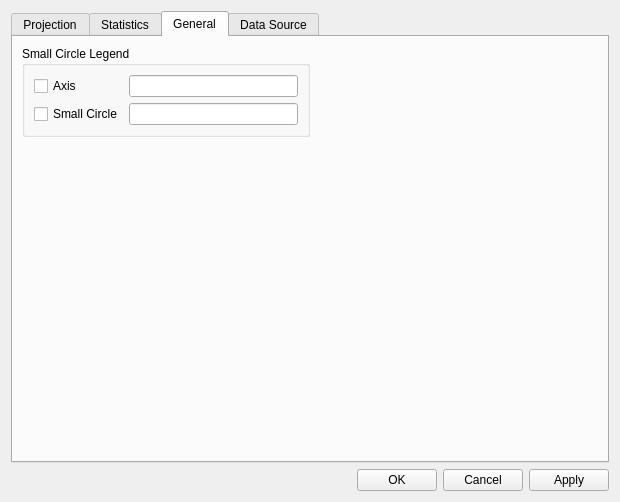
<?xml version="1.0" encoding="UTF-8"?>
<ui version="4.0">
 <class>Dialog</class>
 <widget class="QDialog" name="Dialog">
  <property name="geometry">
   <rect>
    <x>0</x>
    <y>0</y>
    <width>620</width>
    <height>502</height>
   </rect>
  </property>
  <property name="windowTitle">
   <string>Dialog</string>
  </property>
  <layout class="QVBoxLayout" name="verticalLayout_2">
   <item>
    <widget class="QTabWidget" name="tabWidget">
     <property name="sizePolicy">
      <sizepolicy hsizetype="Expanding" vsizetype="Expanding">
       <horstretch>0</horstretch>
       <verstretch>0</verstretch>
      </sizepolicy>
     </property>
     <property name="locale">
      <locale language="English" country="UnitedStates"/>
     </property>
     <property name="currentIndex">
      <number>2</number>
     </property>
     <widget class="QWidget" name="tab">
      <attribute name="title">
       <string>Projection</string>
      </attribute>
      <layout class="QVBoxLayout" name="verticalLayout_7">
       <item>
        <layout class="QHBoxLayout" name="horizontalLayout_4" stretch="1,1">
         <item>
          <layout class="QVBoxLayout" name="verticalLayout">
           <item>
            <widget class="QGroupBox" name="groupBox">
             <property name="title">
              <string>Axes</string>
             </property>
             <layout class="QHBoxLayout" name="horizontalLayout_2">
              <item>
               <layout class="QGridLayout" name="gridLayout">
                <item row="0" column="1">
                 <widget class="QLabel" name="label_2">
                  <property name="text">
                   <string>Symbol</string>
                  </property>
                 </widget>
                </item>
                <item row="0" column="2">
                 <widget class="QLabel" name="label_3">
                  <property name="text">
                   <string>Size</string>
                  </property>
                 </widget>
                </item>
                <item row="0" column="0">
                 <widget class="QLabel" name="label">
                  <property name="text">
                   <string>Color</string>
                  </property>
                 </widget>
                </item>
                <item row="1" column="0">
                 <widget class="QPushButton" name="prop_color_scaxis_c">
                  <property name="text">
                   <string/>
                  </property>
                 </widget>
                </item>
                <item row="1" column="1">
                 <widget class="QComboBox" name="prop_scaxis_marker">
                  <item>
                   <property name="text">
                    <string extracomment="(circle)">o</string>
                   </property>
                  </item>
                  <item>
                   <property name="text">
                    <string>^</string>
                   </property>
                  </item>
                  <item>
                   <property name="text">
                    <string>v</string>
                   </property>
                  </item>
                  <item>
                   <property name="text">
                    <string>&lt;</string>
                   </property>
                  </item>
                  <item>
                   <property name="text">
                    <string>&gt;</string>
                   </property>
                  </item>
                  <item>
                   <property name="text">
                    <string>s</string>
                   </property>
                  </item>
                  <item>
                   <property name="text">
                    <string>+</string>
                   </property>
                  </item>
                  <item>
                   <property name="text">
                    <string>x</string>
                   </property>
                  </item>
                  <item>
                   <property name="text">
                    <string>D</string>
                   </property>
                  </item>
                  <item>
                   <property name="text">
                    <string>d</string>
                   </property>
                  </item>
                  <item>
                   <property name="text">
                    <string>h</string>
                   </property>
                  </item>
                  <item>
                   <property name="text">
                    <string>H</string>
                   </property>
                  </item>
                  <item>
                   <property name="text">
                    <string>p</string>
                   </property>
                  </item>
                  <item>
                   <property name="text">
                    <string>|</string>
                   </property>
                  </item>
                  <item>
                   <property name="text">
                    <string>_</string>
                   </property>
                  </item>
                  <item>
                   <property name="text">
                    <string>*</string>
                   </property>
                  </item>
                  <item>
                   <property name="text">
                    <string>1</string>
                   </property>
                  </item>
                  <item>
                   <property name="text">
                    <string>2</string>
                   </property>
                  </item>
                  <item>
                   <property name="text">
                    <string>3</string>
                   </property>
                  </item>
                  <item>
                   <property name="text">
                    <string>4</string>
                   </property>
                  </item>
                 </widget>
                </item>
                <item row="1" column="2">
                 <widget class="QDoubleSpinBox" name="prop_scaxis_ms"/>
                </item>
               </layout>
              </item>
             </layout>
            </widget>
           </item>
           <item>
            <widget class="QGroupBox" name="groupBox_2">
             <property name="title">
              <string>Small Circles</string>
             </property>
             <layout class="QHBoxLayout" name="horizontalLayout_3">
              <item>
               <layout class="QGridLayout" name="gridLayout_2">
                <item row="0" column="1">
                 <widget class="QLabel" name="label_4">
                  <property name="text">
                   <string>Symbol</string>
                  </property>
                 </widget>
                </item>
                <item row="0" column="2">
                 <widget class="QLabel" name="label_6">
                  <property name="text">
                   <string>Width</string>
                  </property>
                 </widget>
                </item>
                <item row="0" column="0">
                 <widget class="QLabel" name="label_5">
                  <property name="text">
                   <string>Color</string>
                  </property>
                 </widget>
                </item>
                <item row="1" column="0">
                 <widget class="QPushButton" name="prop_color_sccirc_colors">
                  <property name="text">
                   <string/>
                  </property>
                 </widget>
                </item>
                <item row="1" column="1">
                 <widget class="QComboBox" name="prop_sccirc_linestyles">
                  <item>
                   <property name="text">
                    <string>-</string>
                   </property>
                  </item>
                  <item>
                   <property name="text">
                    <string>:</string>
                   </property>
                  </item>
                  <item>
                   <property name="text">
                    <string>--</string>
                   </property>
                  </item>
                  <item>
                   <property name="text">
                    <string>-.</string>
                   </property>
                  </item>
                 </widget>
                </item>
                <item row="1" column="2">
                 <widget class="QDoubleSpinBox" name="prop_sccirc_linewidths"/>
                </item>
               </layout>
              </item>
             </layout>
            </widget>
           </item>
           <item>
            <spacer name="verticalSpacer_5">
             <property name="orientation">
              <enum>Qt::Vertical</enum>
             </property>
             <property name="sizeHint" stdset="0">
              <size>
               <width>20</width>
               <height>40</height>
              </size>
             </property>
            </spacer>
           </item>
          </layout>
         </item>
         <item>
          <spacer name="horizontalSpacer_2">
           <property name="orientation">
            <enum>Qt::Horizontal</enum>
           </property>
           <property name="sizeHint" stdset="0">
            <size>
             <width>418</width>
             <height>20</height>
            </size>
           </property>
          </spacer>
         </item>
        </layout>
       </item>
      </layout>
     </widget>
     <widget class="QWidget" name="tab_3">
      <attribute name="title">
       <string>Statistics</string>
      </attribute>
      <layout class="QHBoxLayout" name="horizontalLayout_6">
       <item>
        <widget class="QTextEdit" name="show_auttitude_data_statistics"/>
       </item>
      </layout>
     </widget>
     <widget class="QWidget" name="tab_5">
      <attribute name="title">
       <string>General</string>
      </attribute>
      <layout class="QVBoxLayout" name="verticalLayout_4">
       <item>
        <layout class="QHBoxLayout" name="horizontalLayout_5" stretch="1,1">
         <item>
          <layout class="QVBoxLayout" name="verticalLayout_3">
           <item>
            <widget class="QGroupBox" name="groupBox_17">
             <property name="title">
              <string>Small Circle Legend</string>
             </property>
             <layout class="QGridLayout" name="gridLayout_21">
              <item row="0" column="0">
               <widget class="QCheckBox" name="prop_checklegend_scaxis">
                <property name="text">
                 <string>Axis</string>
                </property>
               </widget>
              </item>
              <item row="0" column="1">
               <widget class="QLineEdit" name="prop_legend_scaxis"/>
              </item>
              <item row="1" column="0">
               <widget class="QCheckBox" name="prop_checklegend_sccirc">
                <property name="text">
                 <string>Small Circle</string>
                </property>
               </widget>
              </item>
              <item row="1" column="1">
               <widget class="QLineEdit" name="prop_legend_sccirc"/>
              </item>
             </layout>
            </widget>
           </item>
           <item>
            <spacer name="verticalSpacer">
             <property name="orientation">
              <enum>Qt::Vertical</enum>
             </property>
             <property name="sizeHint" stdset="0">
              <size>
               <width>20</width>
               <height>40</height>
              </size>
             </property>
            </spacer>
           </item>
          </layout>
         </item>
         <item>
          <spacer name="horizontalSpacer_3">
           <property name="orientation">
            <enum>Qt::Horizontal</enum>
           </property>
           <property name="sizeHint" stdset="0">
            <size>
             <width>40</width>
             <height>20</height>
            </size>
           </property>
          </spacer>
         </item>
        </layout>
       </item>
      </layout>
     </widget>
     <widget class="QWidget" name="tab_4">
      <attribute name="title">
       <string>Data Source</string>
      </attribute>
      <layout class="QHBoxLayout" name="horizontalLayout_7">
       <item>
        <widget class="QTextEdit" name="show_auttitude_data_source"/>
       </item>
      </layout>
     </widget>
    </widget>
   </item>
   <item>
    <layout class="QHBoxLayout" name="horizontalLayout">
     <item>
      <spacer name="horizontalSpacer">
       <property name="orientation">
        <enum>Qt::Horizontal</enum>
       </property>
       <property name="sizeHint" stdset="0">
        <size>
         <width>40</width>
         <height>20</height>
        </size>
       </property>
      </spacer>
     </item>
     <item>
      <widget class="QPushButton" name="ok_button">
       <property name="text">
        <string>OK</string>
       </property>
      </widget>
     </item>
     <item>
      <widget class="QPushButton" name="cancel_button">
       <property name="text">
        <string>Cancel</string>
       </property>
      </widget>
     </item>
     <item>
      <widget class="QPushButton" name="apply">
       <property name="text">
        <string>Apply</string>
       </property>
      </widget>
     </item>
    </layout>
   </item>
  </layout>
 </widget>
 <tabstops>
  <tabstop>prop_legend_sccirc</tabstop>
  <tabstop>show_auttitude_data_source</tabstop>
  <tabstop>cancel_button</tabstop>
  <tabstop>apply</tabstop>
  <tabstop>show_auttitude_data_statistics</tabstop>
  <tabstop>ok_button</tabstop>
  <tabstop>tabWidget</tabstop>
  <tabstop>prop_checklegend_scaxis</tabstop>
  <tabstop>prop_legend_scaxis</tabstop>
  <tabstop>prop_checklegend_sccirc</tabstop>
 </tabstops>
 <resources/>
 <connections>
  <connection>
   <sender>ok_button</sender>
   <signal>clicked()</signal>
   <receiver>Dialog</receiver>
   <slot>accept()</slot>
   <hints>
    <hint type="sourcelabel">
     <x>442</x>
     <y>381</y>
    </hint>
    <hint type="destinationlabel">
     <x>325</x>
     <y>201</y>
    </hint>
   </hints>
  </connection>
  <connection>
   <sender>cancel_button</sender>
   <signal>clicked()</signal>
   <receiver>Dialog</receiver>
   <slot>reject()</slot>
   <hints>
    <hint type="sourcelabel">
     <x>523</x>
     <y>381</y>
    </hint>
    <hint type="destinationlabel">
     <x>325</x>
     <y>201</y>
    </hint>
   </hints>
  </connection>
 </connections>
</ui>
